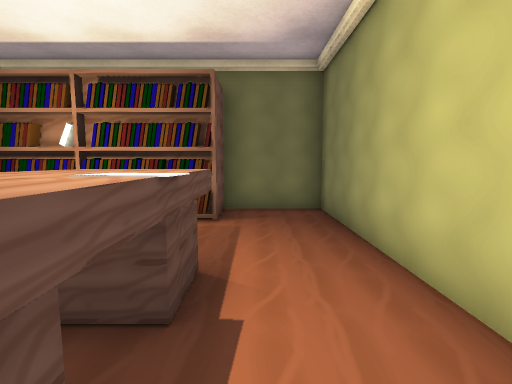
view 1 (above)

12 first-person views from a walk through a 3-D level made in the Unity game engine. The camera is 1.2 m above the floor, tilts 6° down and sees 85° across. The floor is counted in squares, 1 m on a side. Each view is taken from the middle of a square. On the plan, view 1 faces up. The plan holds only what a view shows up to about 13 squares ahead; the rest is blank. The player is left out. Door leaves are left out, so doorways stand open.

view 2
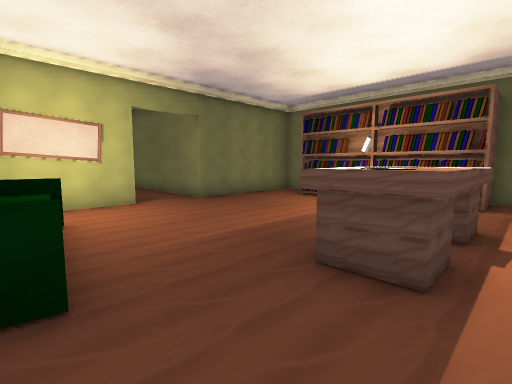

view 3
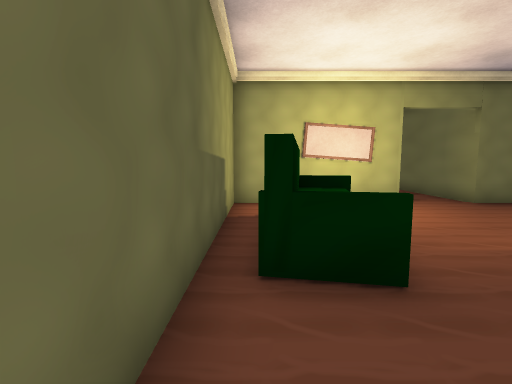

view 4
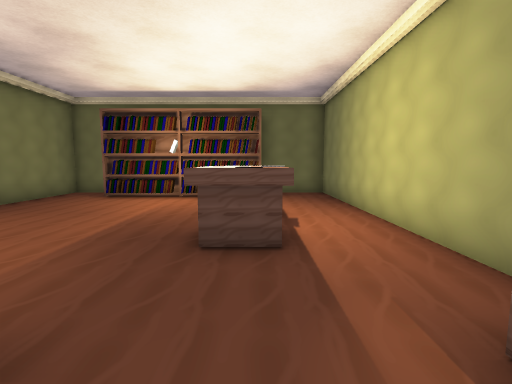

view 5
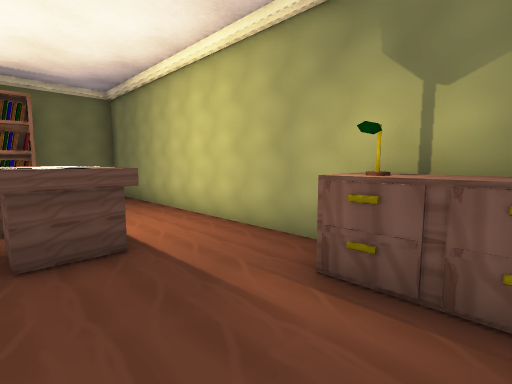

view 6
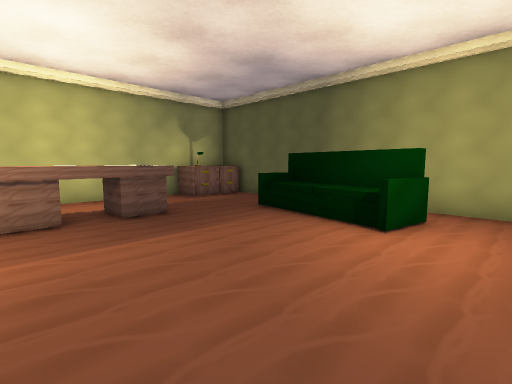

view 7
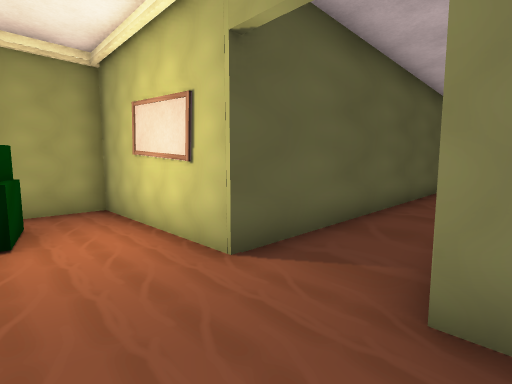

view 8
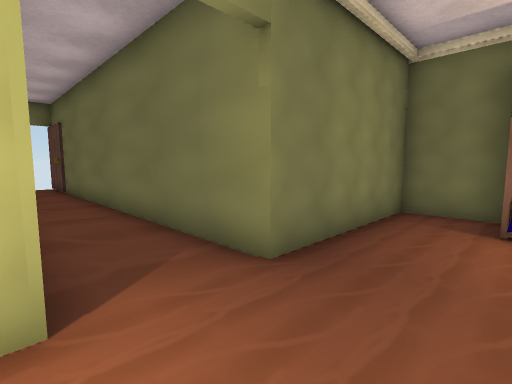

view 9
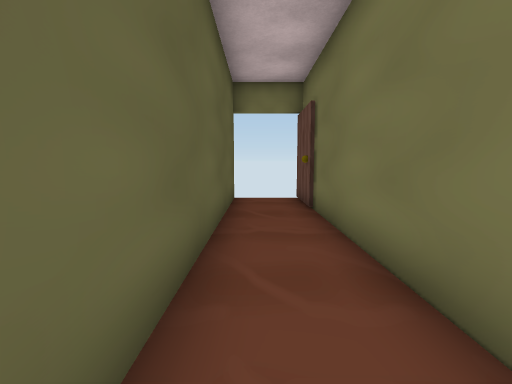

view 10
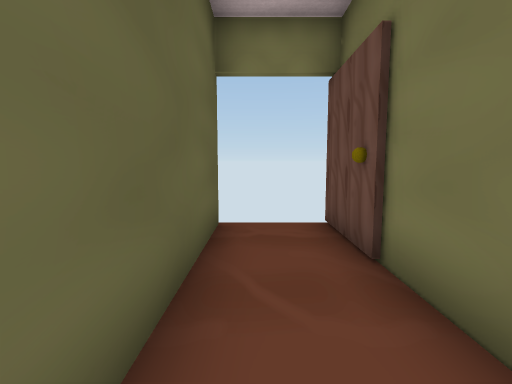

view 11
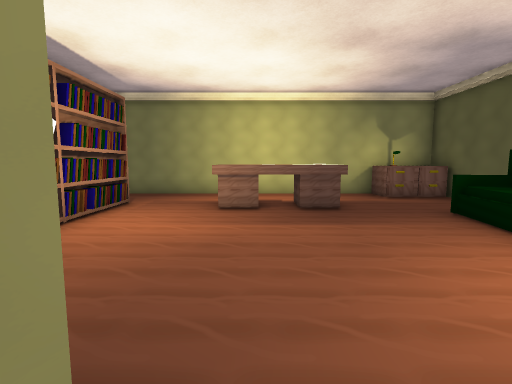

view 12
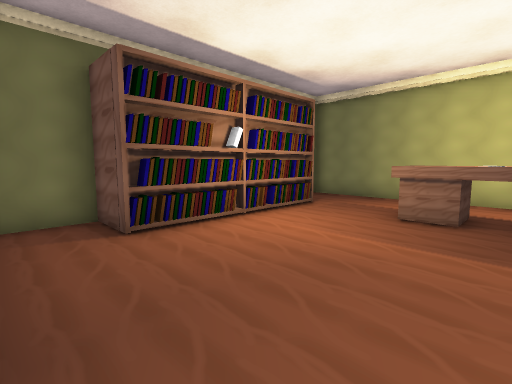

### Floor plan
Key: @ floor where view 1 was taken; # wall or solid block; . floor; D open door; ^ raised ledge; O other object.
Columns run from 22 left of view 1 to 2 right of it. Each row starts with its distance up from view 1.
  8              ###      ###
  7              #..O    O..#
  6              #..#OOOO#..#
  5              #..........#
  4              #..........#
  3 ##############......^^..#
  2  .............DD....^^..#
  1  ...................^^..#
  0  #############......^^@.#
 -1              #..........#
 -2              #..........#
 -3              #..OOOO...O#
 -4              #.....O...O#
 -5              ############

Positions as (right, up) in squares from view 1, and headings:
1: (0, 0), facing up
2: (0, -3), facing up-left
3: (0, -4), facing left
4: (-1, -4), facing up
5: (-2, -4), facing up-right
6: (-8, 3), facing down-right
7: (-6, 3), facing down-left
8: (-6, 0), facing up-left
9: (-12, 1), facing left
10: (-16, 1), facing left
11: (-9, 2), facing right
12: (-8, 1), facing up-right
